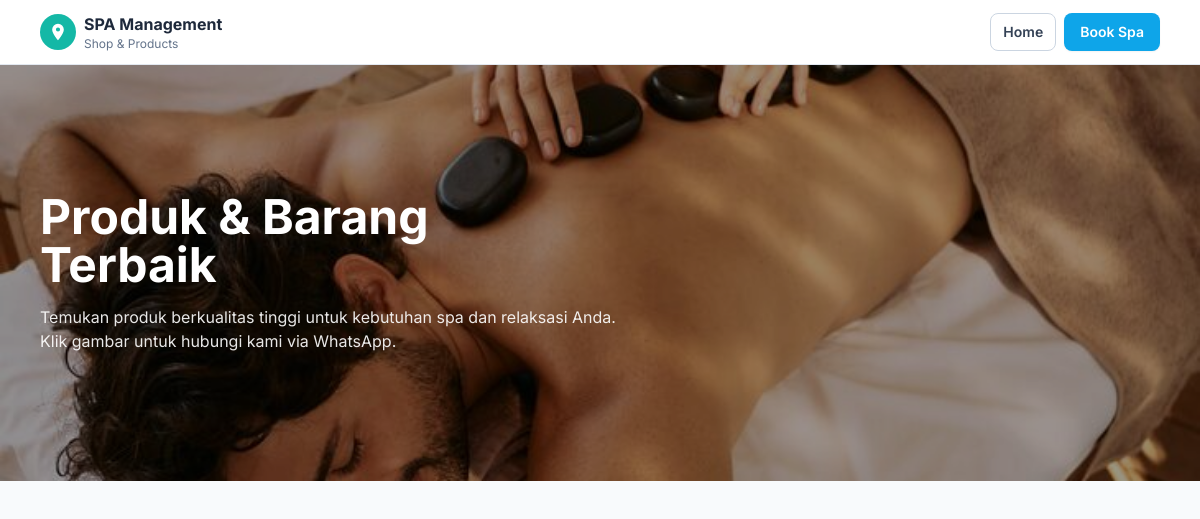
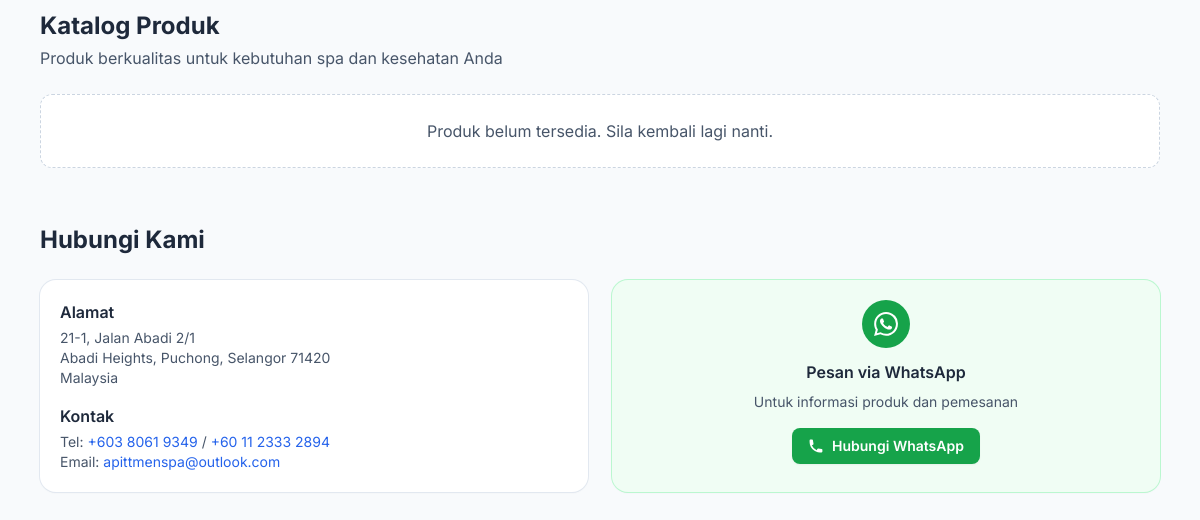
The page /index.php/product_shop on the database as committed earlier (2 pictures, top to bottom).
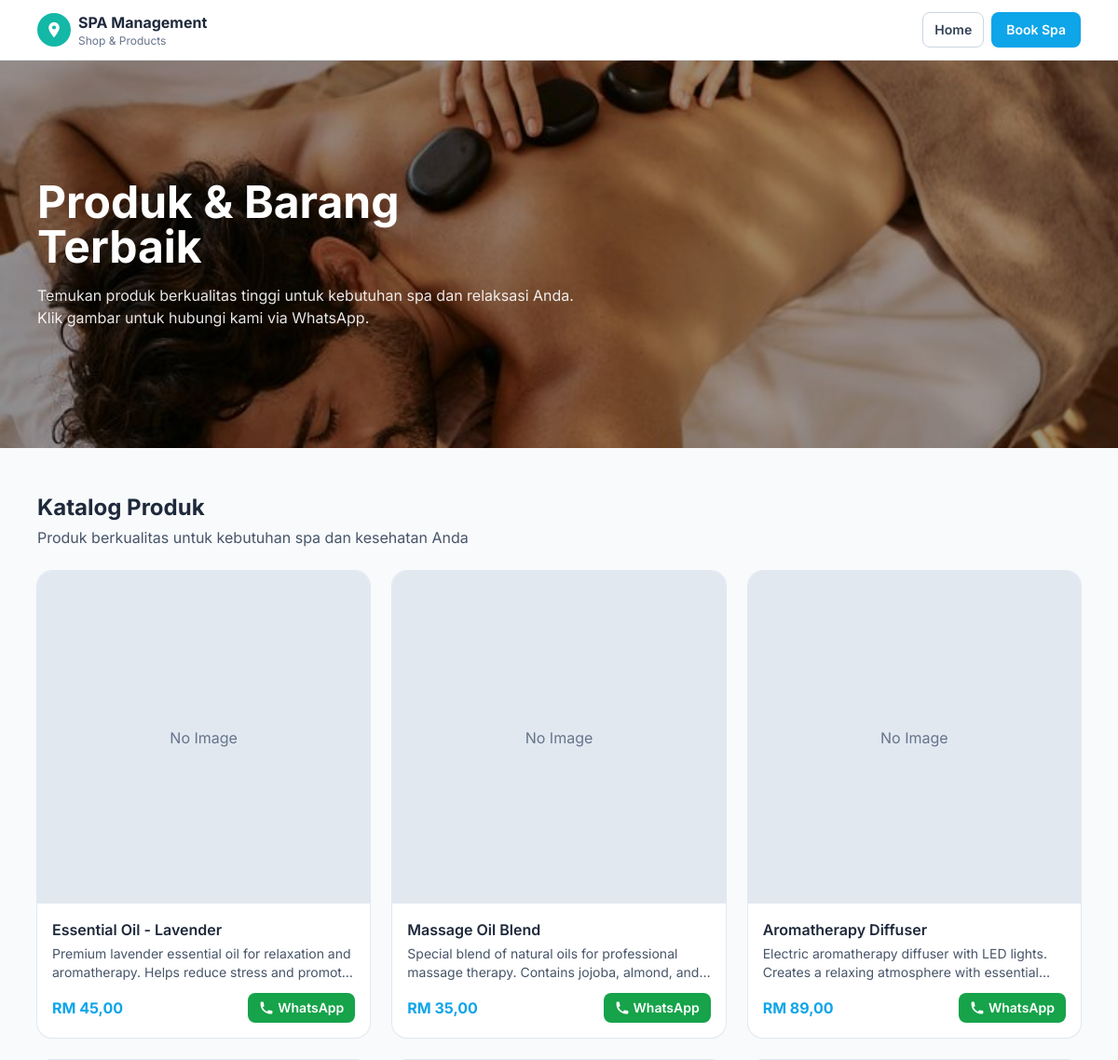
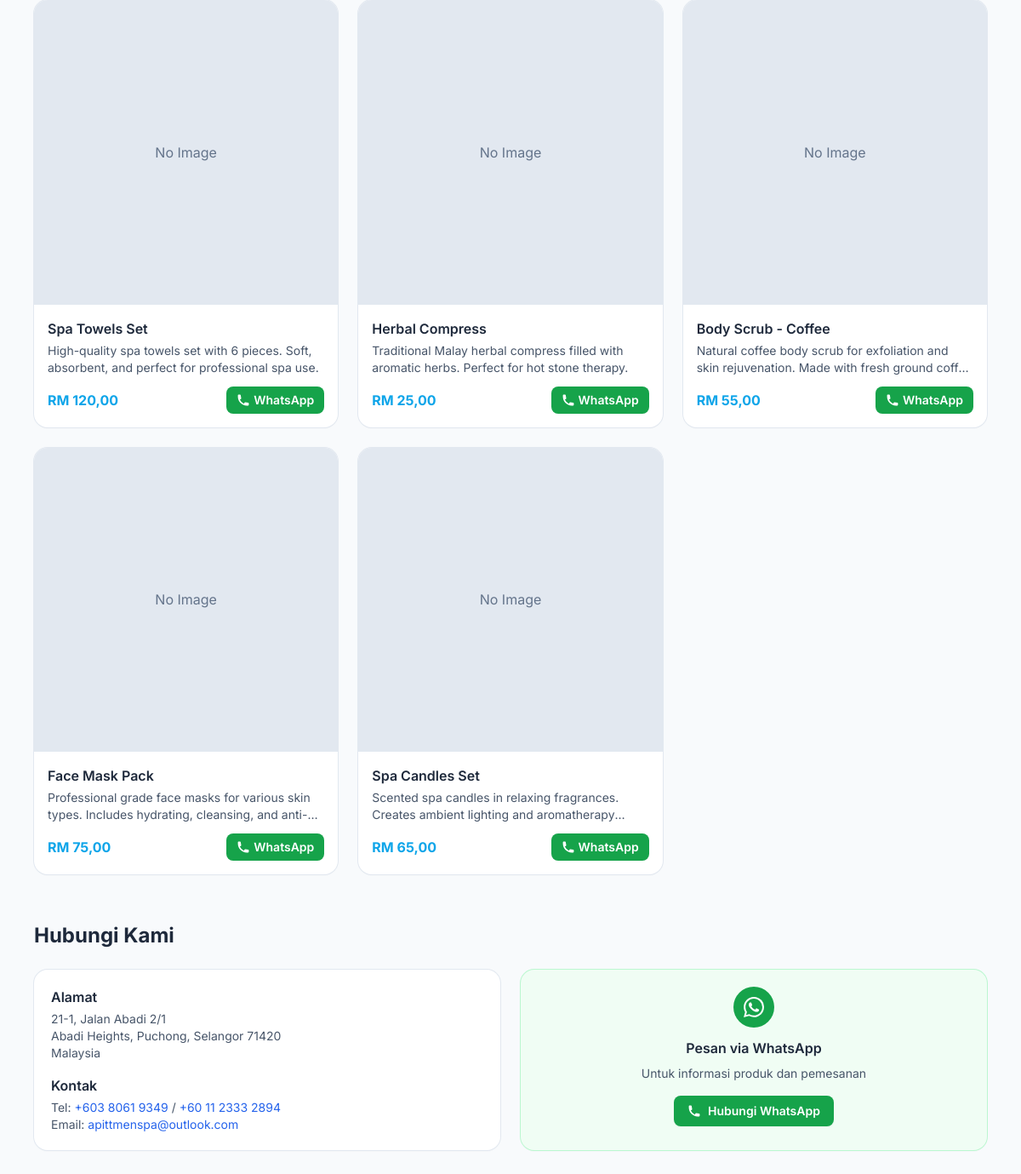
The same page on the database as committed later (2 pictures, top to bottom).
### tables this page shows
CREATE TABLE IF NOT EXISTS `products` (
  `id` int unsigned NOT NULL AUTO_INCREMENT,
  `name` varchar(255) NOT NULL,
  `description` text,
  `price` decimal(10,2) NOT NULL,
  `currency` varchar(10) NOT NULL DEFAULT 'RM',
  `image_url` varchar(255) DEFAULT NULL,
  `is_active` tinyint(1) NOT NULL DEFAULT '1',
  `display_order` int unsigned NOT NULL DEFAULT '0',
  `created_at` datetime NOT NULL DEFAULT CURRENT_TIMESTAMP,
  `updated_at` datetime NOT NULL DEFAULT CURRENT_TIMESTAMP ON UPDATE CURRENT_TIMESTAMP,
  PRIMARY KEY (`id`),
  KEY `idx_products_active` (`is_active`),
  KEY `idx_products_order` (`display_order`)
);

### application/controllers/Product_shop.php (called while the page is built, shortened)
<?php
class Product_shop extends CI_Controller {
    public function __construct() {
        $this->load->model('Product_model');
        $this->load->model('Ad_model');
        $this->load->model('Settings_model');
        $this->load->helper('url');
    }
    public function index() {
        $products = $this->Product_model->get_active_products();
        $active_ads = $this->Ad_model->get_active_ads();
        $slider_interval = $this->Settings_model->get('ad_slider_interval', 2);
        $data = [
            'title' => 'Product Shop',
            'products' => $products,
            'active_ads' => $active_ads,
            'slider_interval' => (int)$slider_interval * 1000,
        ];
        $this->load->view('product_shop', $data);
    }
}
?>

### index.php (called while the page is built, shortened)
<?php
require_once BASEPATH.'core/CodeIgniter.php';

### application/models/Product_model.php (called while the page is built, shortened)
<?php
class Product_model extends CI_Model {
    public $table = 'products';
    public function get_active_products() {
        $this->db->where('is_active', 1);
        $this->db->order_by('display_order', 'ASC');
        $query = $this->db->get($this->table);
        return $query->result_array();
    }
}
?>

### application/views/product_shop.php (the view, shortened to what this page needs)
<!DOCTYPE html>
<html lang="id">
<head>
  <script src="https://cdn.tailwindcss.com"></script>
</head>
<body class="bg-slate-50">
  <header class="sticky top-0 z-30 bg-white/90 backdrop-blur border-b border-slate-200">
    <div class="mx-auto max-w-6xl px-4 py-3 flex items-center justify-between">
      <div class="flex items-center gap-2">
        <span class="inline-flex h-9 w-9 items-center justify-center rounded-full bg-teal-500 text-white">
          <svg xmlns="http://www.w3.org/2000/svg" class="h-5 w-5" viewBox="0 0 24 24" fill="currentColor"><path d="M12 2a7 7 0 00-7 7c0 5 7 13 7 13s7-8 7-13a7 7 0 00-7-7zm0 9.5a2.5 2.5 0 110-5 2.5 2.5 0 010 5z"/></svg>
        </span>
        <div>
          <div class="text-base font-bold text-slate-800">SPA Management</div>
          <div class="text-xs text-slate-500">Shop & Products</div>
        </div>
      </div>
      <div class="flex gap-2">
        <a href="<?= site_url(''); ?>" class="hidden sm:inline-flex items-center rounded-lg border border-slate-300 bg-white px-3 py-2 text-sm font-semibold text-slate-700 hover:bg-slate-50">
          Home
        </a>
        <a href="<?= site_url('booking/form'); ?>" class="hidden sm:inline-flex items-center rounded-lg bg-primary px-4 py-2 text-sm font-semibold text-white shadow-sm hover:bg-sky-600">
          Book Spa
        </a>
      </div>
    </div>
  </header>
  <section class="relative">
    <div class="absolute inset-0 -z-10">
      <img
        src="<?= base_url('assets/img/01.jpg'); ?>"
        alt="Shop hero"
        class="w-full h-full object-cover"
      >
      <div class="absolute inset-0 bg-black/40"></div>
    </div>
    <div class="mx-auto max-w-6xl px-4 py-24 md:py-32">
      <div class="max-w-xl text-white">
        <h1 class="text-3xl md:text-5xl font-bold">Produk & Barang Terbaik</h1>
        <p class="mt-4 text-white/90">
          Temukan produk berkualitas tinggi untuk kebutuhan spa dan relaksasi Anda. Klik gambar untuk hubungi kami via WhatsApp.
        </p>
      </div>
    </div>
  </section>
  <main class="mx-auto max-w-6xl px-4 pb-24">
    <section class="mt-8 md:mt-12">
      <div class="mb-4 md:mb-6">
        <h2 class="text-xl md:text-2xl font-bold text-slate-800">Katalog Produk</h2>
        <p class="text-slate-600 mt-1">Produk berkualitas untuk kebutuhan spa dan kesehatan Anda</p>
      </div>
      <div class="grid grid-cols-1 sm:grid-cols-2 lg:grid-cols-3 gap-4 md:gap-6">
        <?php if (!empty($products)): ?>
          <?php foreach ($products as $product): ?>
            <div class="group rounded-2xl bg-white overflow-hidden shadow-sm ring-1 ring-slate-200 hover:shadow-md transition">
              <div class="aspect-square overflow-hidden">
                <?php if (!empty($product['image_url'])): ?>
                  <a href="<?= site_url('product_shop/detail/' . $product['id']); ?>">
                    <img
                      src="<?= base_url($product['image_url']); ?>"
                      alt="<?= htmlspecialchars($product['name']); ?>"
                      class="w-full h-full object-cover group-hover:scale-105 transition-transform duration-300"
                    >
                  </a>
                <?php else: ?>
                  <a href="<?= site_url('product_shop/detail/' . $product['id']); ?>" class="w-full h-full bg-slate-200 flex items-center justify-center">
                    <span class="text-slate-500">No Image</span>
                  </a>
                <?php endif; ?>
              </div>
              <div class="p-4">
                <h3 class="font-semibold text-slate-800 mb-1 line-clamp-1"><?= htmlspecialchars($product['name']); ?></h3>
                <?php if (!empty($product['description'])): ?>
                  <p class="text-sm text-slate-600 line-clamp-2 mb-3"><?= htmlspecialchars($product['description']); ?></p>
                <?php endif; ?>
                <div class="flex items-center justify-between">
                  <div class="text-primary font-bold">
                    <?= htmlspecialchars($product['currency']); ?> <?= number_format($product['price'], 2, ',', '.'); ?>
                  </div>
                  <button
                    onclick="openWhatsApp('<?= htmlspecialchars($product['name']); ?>', '<?= number_format($product['price'], 2); ?>', '<?= htmlspecialchars($product['currency']); ?>')"
                    class="inline-flex items-center rounded-lg bg-green-600 px-3 py-1.5 text-sm font-semibold text-white hover:bg-green-700"
                  >
                    <svg class="w-4 h-4 mr-1" fill="currentColor" viewBox="0 0 20 20">
                      <path d="M2 3a1 1 0 011-1h2.153a1 1 0 01.986.836l.74 4.435a1 1 0 01-.54 1.06l-1.548.773a11.037 11.037 0 006.105 6.105l.774-1.548a1 1 0 011.059-.54l4.435.74a1 1 0 01.836.986V17a1 1 0 01-1 1h-2C7.82 18 2 12.18 2 5V3z"/>
                    </svg>
                    WhatsApp
                  </button>
                </div>
              </div>
            </div>
          <?php endforeach; ?>
        <?php else: ?>
          <div class="col-span-full rounded-xl border border-dashed border-slate-300 bg-white p-6 text-center text-slate-600">
            Produk belum tersedia. Sila kembali lagi nanti.
          </div>
        <?php endif; ?>
      </div>
    </section>
    <section class="mt-10 md:mt-14">
      <h2 class="text-xl md:text-2xl font-bold text-slate-800 mb-4 md:mb-6">Hubungi Kami</h2>
      <div class="grid grid-cols-1 md:grid-cols-2 gap-4 md:gap-6">
        <div class="rounded-2xl bg-white p-5 shadow-sm ring-1 ring-slate-200">
          <div class="text-slate-700">
            <div class="font-semibold text-slate-800">Alamat</div>
            <p class="text-sm text-slate-600 mt-1">21-1, Jalan Abadi 2/1</p>
            <p class="text-sm text-slate-600">Abadi Heights, Puchong, Selangor 71420</p>
            <p class="text-sm text-slate-600">Malaysia</p>
            <div class="mt-4 font-semibold text-slate-800">Kontak</div>
            <p class="text-sm text-slate-600 mt-1">
              Tel:
              <a href="tel:+60380619349" class="text-blue-600 hover:underline">+603 8061 9349</a> /
              <a href="tel:+601123332894" class="text-blue-600 hover:underline">+60 11 2333 2894</a>
            </p>
            <p class="text-sm text-slate-600">
              Email:
              <a href="mailto:apittmenspa@outlook.com" class="text-blue-600 hover:underline">
                apittmenspa@outlook.com
              </a>
            </p>
          </div>
        </div>
        <div class="rounded-2xl bg-green-50 p-5 shadow-sm ring-1 ring-green-200">
          <div class="text-center">
            <div class="inline-flex h-12 w-12 items-center justify-center rounded-full bg-green-600 text-white mb-3">
            </div>
            <h3 class="font-semibold text-slate-800 mb-2">Pesan via WhatsApp</h3>
            <p class="text-sm text-slate-600 mb-4">Untuk informasi produk dan pemesanan</p>
            <a
              href="https://wa.me/601123332894?text=Hai,%20saya%20tertarik%20dengan%20produk%20Anda"
              target="_blank"
              class="inline-flex items-center rounded-lg bg-green-600 px-4 py-2 text-sm font-semibold text-white shadow-sm hover:bg-green-700"
            >
              <svg class="w-4 h-4 mr-2" fill="currentColor" viewBox="0 0 20 20">
                <path d="M2 3a1 1 0 011-1h2.153a1 1 0 01.986.836l.74 4.435a1 1 0 01-.54 1.06l-1.548.773a11.037 11.037 0 006.105 6.105l.774-1.548a1 1 0 011.059-.54l4.435.74a1 1 0 01.836.986V17a1 1 0 01-1 1h-2C7.82 18 2 12.18 2 5V3z"/>
              </svg>
              Hubungi WhatsApp
            </a>
          </div>
        </div>
      </div>
    </section>
  </main>
</body>
</html>

### application/views/product_shop.php (style rules this page uses)
html, body { font-family: 'Inter', system-ui, -apple-system, Segoe UI, Roboto, Arial, 'Helvetica Neue', sans-serif; }

Rows that differ between the two databases and show on the page:
added products: name "Essential Oil - Lavender", description "Premium lavender essential oil for relaxation and aromatherapy. Helps reduce stress and…", currency "RM", price "45,00"
added products: name "Massage Oil Blend", description "Special blend of natural oils for professional massage therapy. Contains jojoba, almond,…", currency "RM", price "35,00"
added products: name "Aromatherapy Diffuser", description "Electric aromatherapy diffuser with LED lights. Creates a relaxing atmosphere with…", currency "RM", price "89,00"
added products: name "Spa Towels Set", description "High-quality spa towels set with 6 pieces. Soft, absorbent, and perfect for professional spa use.", currency "RM", price "120,00"
added products: name "Herbal Compress", description "Traditional Malay herbal compress filled with aromatic herbs. Perfect for hot stone therapy.", currency "RM", price "25,00"
added products: name "Body Scrub - Coffee", description "Natural coffee body scrub for exfoliation and skin rejuvenation. Made with fresh ground…", currency "RM", price "55,00"
added products: name "Face Mask Pack", description "Professional grade face masks for various skin types. Includes hydrating, cleansing,…", currency "RM", price "75,00"
added products: name "Spa Candles Set", description "Scented spa candles in relaxing fragrances. Creates ambient lighting and…", currency "RM", price "65,00"
Other text that changed with them:
text no longer shown: "Produk belum tersedia. Sila kembali lagi nanti."
